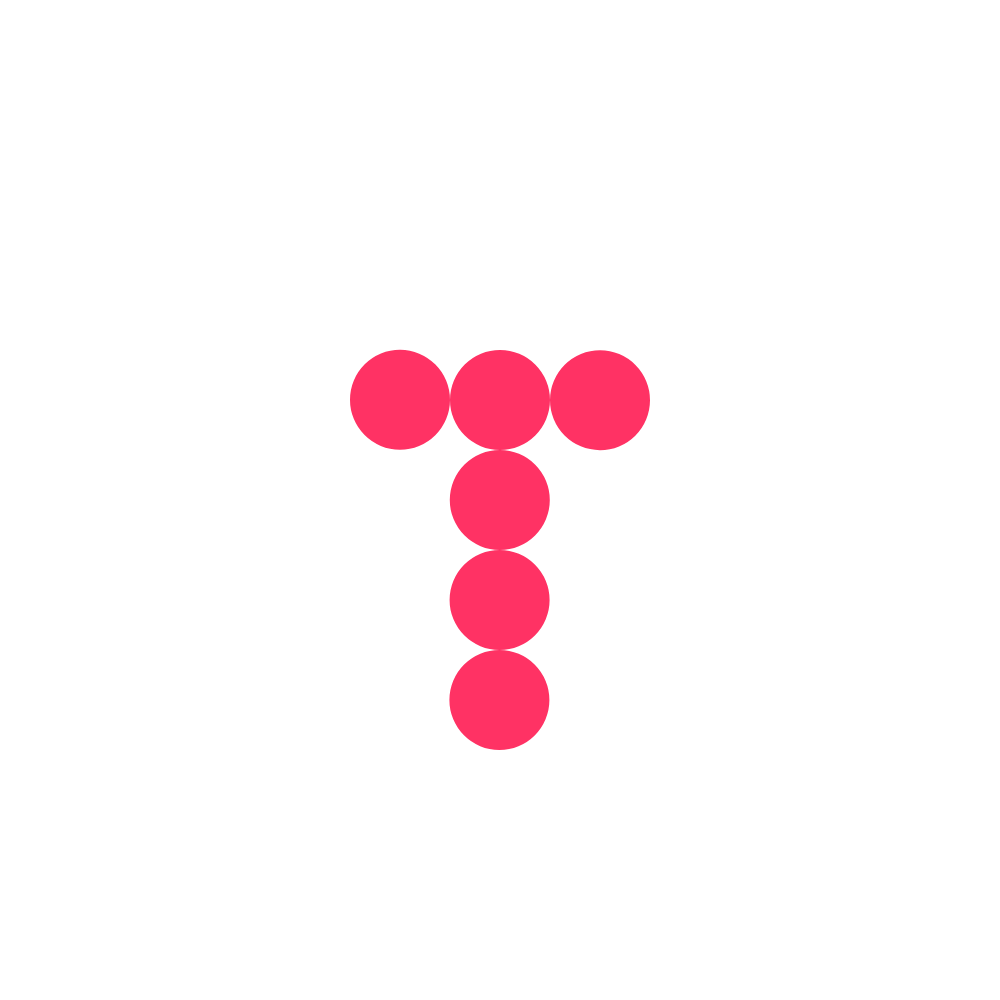
Frame 1 (no input)
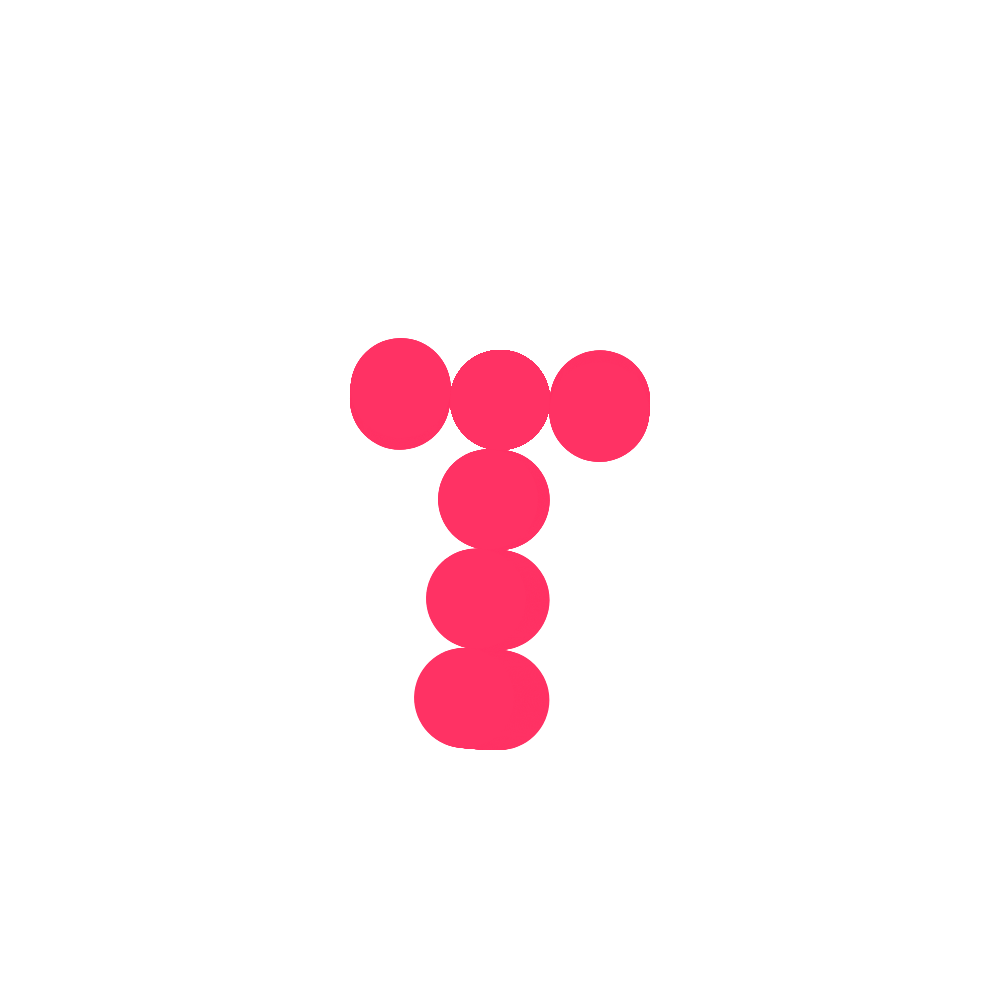
Frame 60 (no input)
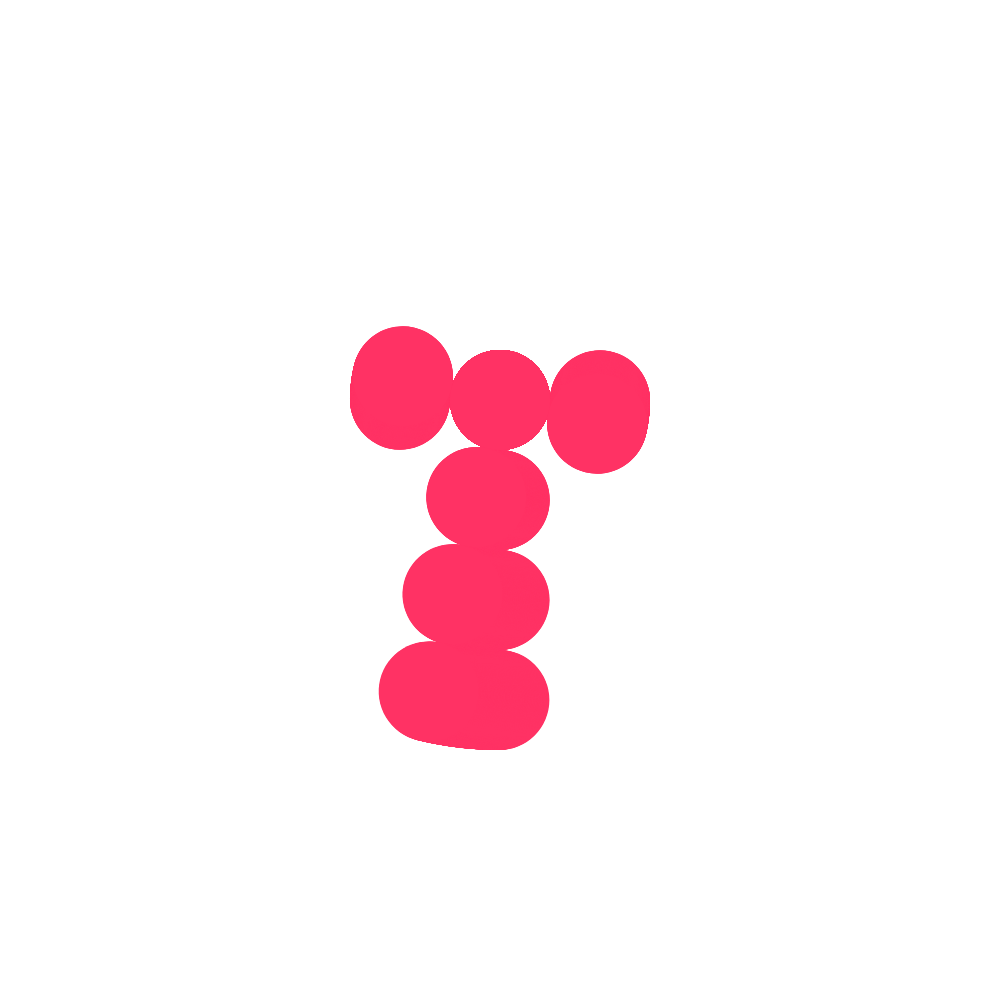
Frame 120 (the mouse pressed at the canvas centre since frame 60)

The p5.js sketch that drew these frames (run headless with seeded random() and noise() and a simulated clock; from frame 60 on, the mouse is pressed at the canvas centre):

// p5.js sketch
// ── sketch.js
function setup() {
  createCanvas(1000, 1000); 
}

function draw() {
  // background(10,100,50);
  push(); 
  noStroke(); 
  translate(500, 400); // set center of rotation to center of the ellipses
  rotate(frameCount * 0.002);
  fill (255,50,100);
  ellipse(0, 0, 100, 100); 
  ellipse(0, 100, 100, 100); 
  ellipse(0, 200, 100, 100); 
  ellipse(0, 300, 100, 100); 
  ellipse(-100, 0, 100, 100); 
  ellipse(100, 0, 100, 100); 
  
  pop(); 
}
